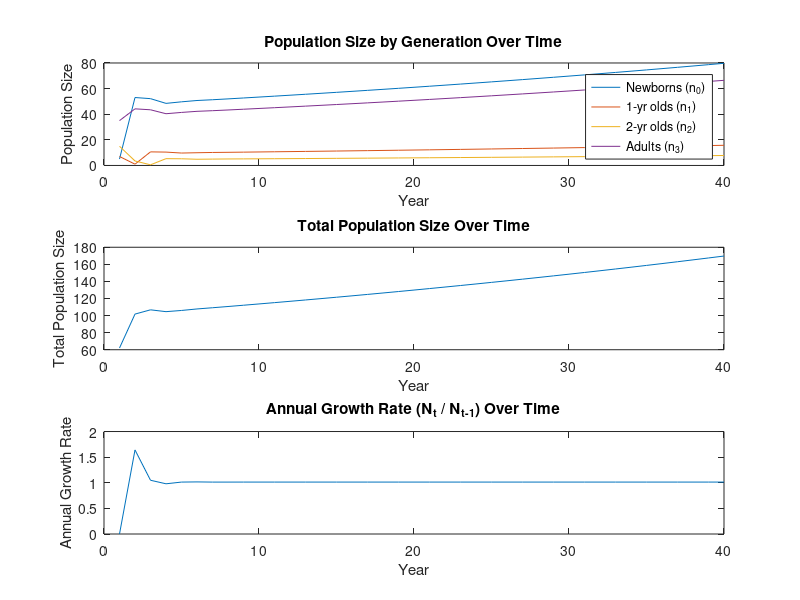
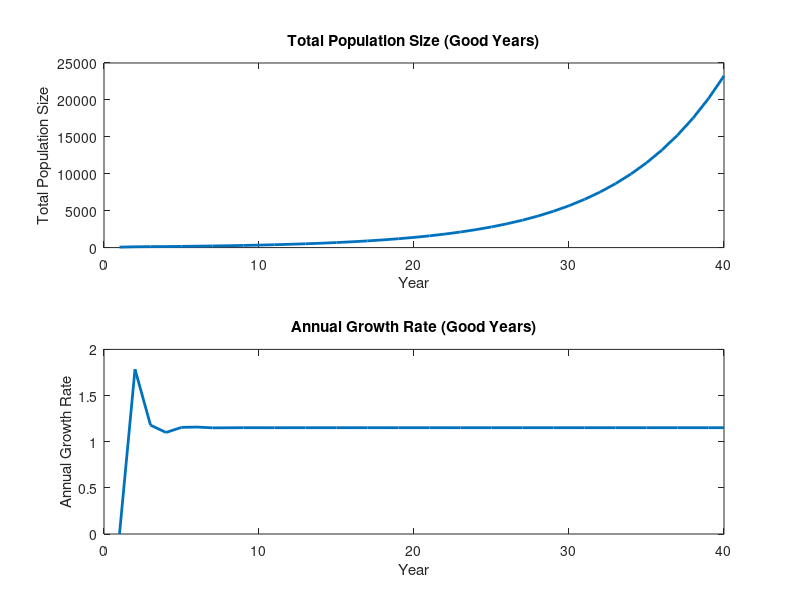

Write MATLAB code to recreate these figures, in order. (Note: this script raises an error after producing the figures.)
% Part A 

% Q1 a)

% Parameters
m_3 = 1.2;
good_survival_rate = [0.3, 0.7, 0.85, 0.99];
bad_survival_rate = [0.1, 0.3, 0.75, 0.85];

p_0 = (good_survival_rate(1) + bad_survival_rate(1)) / 2;
p_1 = (good_survival_rate(2) + bad_survival_rate(2)) / 2;
p_2 = (good_survival_rate(3) + bad_survival_rate(3)) / 2;
p_3 = (good_survival_rate(4) + bad_survival_rate(4)) / 2;


% initial population
% new borns, 1-yr olds, 2-yr olds, adults
N0 = [5; 7; 15; 35];

% 40 years
years = 40;


% given matrix in question
postbreeding_matrix = [0, 0, m_3 * p_2, m_3 * p_3;
                       p_0, 0, 0, 0;
                       0, p_1, 0, 0;
                       0, 0, p_2, p_3];


% initialzize population matrix to store future population for each
% generation
population_each_gen = zeros(4, years);

% initialize total population vector
total_pop = zeros(1, years);

% initial total population is the sum of N0
total_pop(1) = sum(N0);

% initialize annual growth rate 
annual_growth_rate = zeros(1, years);

% populate the initial population with 
% initial population for each generation
population_each_gen(:, 1) = N0;

for t = 2 : years
    % perform transition matrix multiplication
    population_each_gen(:, t) = postbreeding_matrix * population_each_gen(:, t - 1);
    % sum over each generation's population to get the total population
    total_pop(t) = sum(population_each_gen(:, t));
    % calculate the annual growth rate
    annual_growth_rate(t) = total_pop(t) / total_pop(t-1);
end


% Plot

y = 1 : years;

figure;
% Subplot 1: Population of each generation over time
subplot(3, 1, 1);
plot(y, population_each_gen(1, :)); % new borns
hold on;
plot(y, population_each_gen(2, :)); % 1-yr olds
plot(y, population_each_gen(3, :)); % 2-yr olds
plot(y, population_each_gen(4, :)); % adults
xlabel('Year');
ylabel('Population Size');
title('Population Size by Generation Over Time');
legend('Newborns (n_0)', '1-yr olds (n_1)', '2-yr olds (n_2)', 'Adults (n_3)');
hold off;

% Subplot 2: Total population size over time
subplot(3, 1, 2);
plot(y, total_pop);
ylabel('Total Population Size');
xlabel('Year');
title('Total Population Size Over Time');

% Subplot 3: Annual growth rate over time
subplot(3, 1, 3);
plot(y, annual_growth_rate);
ylabel('Annual Growth Rate');
xlabel('Year');
title('Annual Growth Rate (N_t / N_{t-1}) Over Time');



% Q1 b)

% Get the eigenvalues and eigenvectors of the postbreeding matrix
[eig_vec, eig_val] = eig(postbreeding_matrix);

% Get the dominant/largest eigenvalue from the matrix returned above
lambda = max(diag(eig_val));

% Get the eigenvector corresponding to dominant eigenvalue, which is 
% stable stage distribution

% First, get the index of the eigen vector
idx = find(diag(eig_val) == lambda);

% Extract the eigenvector
stable_stage_dist = eig_vec(:, idx);

% normalize it
stable_stage_dist = stable_stage_dist / sum(stable_stage_dist);


% Q2 a)

% assume only good years
p_0 = good_survival_rate(1);
p_1 = good_survival_rate(2);
p_2 = good_survival_rate(3);
p_3 = good_survival_rate(4);

% initialize matrices and vectors, same way as above, just override the
% values
postbreeding_matrix = [0, 0, m_3 * p_2, m_3 * p_3;
                       p_0, 0, 0, 0;
                       0, p_1, 0, 0;
                       0, 0, p_2, p_3];

population_each_gen = zeros(4, years);
total_pop = zeros(1, years);
total_pop(1) = sum(N0);
annual_growth_rate = zeros(1, years);
population_each_gen(:, 1) = N0;

for t = 2 : years
    population_each_gen(:, t) = postbreeding_matrix * population_each_gen(:, t - 1);
    total_pop(t) = sum(population_each_gen(:, t));
    annual_growth_rate(t) = total_pop(t) / total_pop(t-1);
end

figure;

% Subplot for Total Population (Good Years)
subplot(2, 1, 1);
plot(1:years, total_pop, 'LineWidth', 2);
xlabel('Year');
ylabel('Total Population Size');
title('Total Population Size (Good Years)');

% Subplot for Annual Growth Rate (Good Years)
subplot(2, 1, 2);
plot(1:years, annual_growth_rate, 'LineWidth', 2);
xlabel('Year');
ylabel('Annual Growth Rate');
title('Annual Growth Rate (Good Years)');

sgtitle('Population Dynamics Under Good Years');


% assume only bad years
p_0 = bad_survival_rate(1);
p_1 = bad_survival_rate(2);
p_2 = bad_survival_rate(3);
p_3 = bad_survival_rate(4);

% initialize matrices and vectors, same way as above, just override the
% values
postbreeding_matrix = [0, 0, m_3 * p_2, m_3 * p_3;
                       p_0, 0, 0, 0;
                       0, p_1, 0, 0;
                       0, 0, p_2, p_3];

population_each_gen = zeros(4, years);
total_pop = zeros(1, years);
total_pop(1) = sum(N0);
annual_growth_rate = zeros(1, years);
population_each_gen(:, 1) = N0;

for t = 2 : years
    population_each_gen(:, t) = postbreeding_matrix * population_each_gen(:, t - 1);
    total_pop(t) = sum(population_each_gen(:, t));
    annual_growth_rate(t) = total_pop(t) / total_pop(t-1);
end


% plot?
figure;
 
% Subplot for Total Population (Bad Years)
subplot(2, 1, 1);
plot(1:years, total_pop, 'LineWidth', 2);
xlabel('Year');
ylabel('Total Population Size');
title('Total Population Size (Bad Years)');

% Subplot for Annual Growth Rate (Good Years)
subplot(2, 1, 2);
plot(1:years, annual_growth_rate, 'LineWidth', 2);
xlabel('Year');
ylabel('Annual Growth Rate');
title('Annual Growth Rate (Bad Years)');

sgtitle('Population Dynamics Under Bad Years');




% Q2 b)

% Parameters

p = 0.5;
simulations = 100;
years = 40;

% matrices to store values
total_pop_sim = zeros(simulations, years);
population_each_gen_sim = zeros(4, years, simulations);

for i = 1 : simulations

    % initialize population matrix
    population_each_gen = zeros(4, years);

    % populate the initial population into the matrix
    population_each_gen(:, 1) = N0;

    for t = 2 : years
        % if random number < 0.5, then I call it good year
        is_good_year = rand < p;

        if is_good_year
            survival_rates = good_survival_rate;
        else
            survival_rates = bad_survival_rate;
        end
        
        % Update postbreeding matrix with current survival rates
        p_0 = survival_rates(1);
        p_1 = survival_rates(2);
        p_2 = survival_rates(3);
        p_3 = survival_rates(4);
        m_3 = 1.2; % fecundity rate

        postbreeding_matrix = [0, 0, m_3 * p_2, m_3 * p_3;
                               p_0, 0, 0, 0;
                               0, p_1, 0, 0;
                               0, 0, p_2, p_3];

        % perform matrix multiplication
        population_each_gen(:, t) = postbreeding_matrix * population_each_gen(:, t - 1);
    end
    % store to the matrics
    population_each_gen_sim(:, :, i) = population_each_gen;
    total_pop_sim(i, :) = sum(population_each_gen, 1);
end

figure;
% Plot the first 9 runs
for i = 1 : 9
    subplot(3, 3, i); % Create a 3x3 grid of subplots
    y = 1 : years;
    
    % Plot total population size
    plot(y, total_pop_sim(i, :), 'DisplayName', 'Total Population Size', 'LineWidth', 1.5);
    hold on;
    
    % Plot generation populations
    plot(y, squeeze(population_each_gen_sim(1, :, i)), 'DisplayName', 'Newborns (n_0)', 'LineWidth', 1);
    plot(y, squeeze(population_each_gen_sim(2, :, i)), 'DisplayName', '1-yr olds (n_1)', 'LineWidth', 1);
    plot(y, squeeze(population_each_gen_sim(3, :, i)), 'DisplayName', '2-yr olds (n_2)', 'LineWidth', 1);
    plot(y, squeeze(population_each_gen_sim(4, :, i)), 'DisplayName', 'Adults (n_3)', 'LineWidth', 1);
    
    % Labels and title
    xlabel('Year');
    ylabel('Population Size');
    title(['Simulation ' num2str(i)]);
    legend('show', 'Location', 'best'); % Show legends for better understanding
    hold off;
end

% find how many runs went to quasi-extinction

% initial population size is 62
N0_total = 62;

% count how many went to quasi extinction
quasi_extinct_count = sum(total_pop_sim(:, end) < 0.2 * N0_total);

% calculate proportion
quasi_extinct_proportion = quasi_extinct_count / simulations;

disp(['Proportion of runs resulting in quasi-extinction: ' num2str(quasi_extinct_proportion)]);


% Bonus

% c)

% redo the same process just update p to 0.25, 0.15, 0.05
% graphs are included in the word doc, avoid redundant copy paste code here

% d) 

% initialize p range
p_range = 0 : 0.01 : 1;

% initialize array/vector for quasi extinction probability
quasi_extinct_prob = zeros(1, length(p_range));

for i = 1 : length(p_range)
    % initialize population matrix
    p = p_range(i);
    total_pop_sim = zeros(simulations, years);

    % run simulations
    for x = 1 : simulations
        population_each_gen = zeros(4, years);
        population_each_gen(:, 1) = N0;

        for t = 2 : years
            % see if it's good or bad year
            is_good_year = rand < p;

            % set values based on good or bad year
            if is_good_year
                survival_rates = good_survival_rate;
            else
                survival_rates = bad_survival_rate;
            end
            
            % Update postbreeding matrix with current survival rates
            p_0 = survival_rates(1);
            p_1 = survival_rates(2);
            p_2 = survival_rates(3);
            p_3 = survival_rates(4);
            m_3 = 1.2; % fecundity rate
    
            postbreeding_matrix = [0, 0, m_3 * p_2, m_3 * p_3;
                                   p_0, 0, 0, 0;
                                   0, p_1, 0, 0;
                                   0, 0, p_2, p_3];

            % perform matrix multiplication
            population_each_gen(:, t) = postbreeding_matrix * population_each_gen(:, t - 1);
        end
         % Store total population size
        total_pop_sim(x, :) = sum(population_each_gen, 1);
    end
    % Quasi-extinction Calculation

    % Count quasi-extinction cases
    quasi_extinction_count = sum(total_pop_sim(:, end) < N0_total * 0.2); 
    
    % Calculate the probability of quasi-extinction
    quasi_extinct_prob(i) = quasi_extinction_count / simulations; 
end

% Plotting the results
figure;
plot(p_range, quasi_extinct_prob, 'LineWidth', 2);
xlabel('Probability of Good Year (p)');
ylabel('Quasi-extinction Probability');
title('Quasi-extinction Probability as a Function of p');